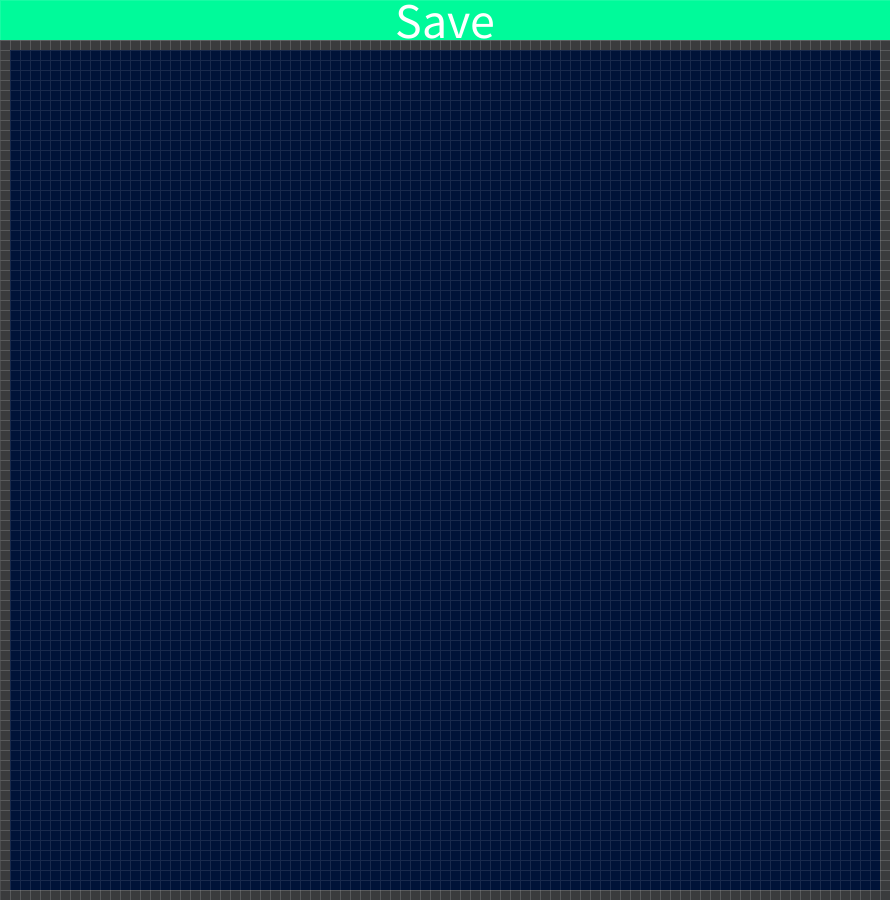
Frame 1 (no input)
Frame 60 (the mouse pressed at the canvas centre just before this capture): identical to frame 1, image omitted
Frame 120 (the mouse held since frame 60 and released just before this capture): identical to frame 1, image omitted

The Processing sketch that drew this single still picture (run headless with seeded random() and noise(); from frame 60 on, the mouse is pressed at the canvas centre):

// Processing sketch: CreateBoard
// ── CreateBoard.pde
//This is the main file for createBoard

//These are all global so I can access them from anywhere. All my classes use these.
//If I wanted to change the board size, I just need to update this one variable.
int numWidth;     //number of tiles horizontally
int numHeight;    //number of tiles vertically
int tileSize;     //size of each tile
int boardWidth;   //the window width
int boardHeight;  //the window Height

JSONArray output;

Board board;

void setup() {
  size(890, 900); //860
  numWidth = 89;
  numHeight = 86;
  tileSize = 10;
  boardWidth = numWidth * tileSize;
  boardHeight = numHeight * tileSize;

  output = new JSONArray();
  board = new Board();
}

//This is the loop that runs the game
void draw() {
  background(51); //draw the background (a gray color you don't see)
  board.show();   //The game board that I draw over the background.

  fill(0, 250, 154);
  rect(0, 0, width, 40);
  fill(255);
  textSize(50);
  text("Save", width / 2 - 50, 38);
}

//This is the even listener for key strokes.
void keyPressed() {
  board.action();
}

//this is just a global function that anything can call
//checks if an x and y variable are within the scope of the board.
boolean inBounds(int x, int y) {
  return (x >= 0 && x < numWidth && y >= 40 && y < numHeight);
}


// The following short JSON file called "data.json" is parsed
// in the code below. It must be in the project's "data" folder.
//
// [
//   {
//     "id": 0,
//     "species": "Capra hircus",
//     "name": "Goat"
//   },
//   {
//     "id": 1,
//     "species": "Panthera pardus",
//     "name": "Leopard"
//   },
//   {
//     "id": 2,
//     "species": "Equus zebra",
//     "name": "Zebra"
//   }
// ]
// JSONArray values;
//
// void setup() {
//
// values = loadJSONArray("data.json");
//
// for (int i = 0; i < values.size(); i++) {
//
//   JSONObject animal = values.getJSONObject(i);
//
//   int id = animal.getInt("id");
//   String species = animal.getString("species");
//   String name = animal.getString("name");
//
//   println(id + ", " + species + ", " + name);
// }
// }

// String[] species = { "Capra hircus", "Panthera pardus", "Equus zebra" };
// String[] names = { "Goat", "Leopard", "Zebra" };
//
// JSONArray values;
//
// void setup() {
//
// values = new JSONArray();
//
// for (int i = 0; i < species.length; i++) {
//
//   JSONObject animal = new JSONObject();
//
//   animal.setInt("id", i);
//   animal.setString("species", species[i]);
//   animal.setString("name", names[i]);
//
//   values.setJSONObject(i, animal);
// }
//
// saveJSONArray(values, "data/new.json");
// }
// ── Board.pde
//This is the board class. It contains the grid of tiles
class Board {
  Tile[][] tiles; //This is a seperate class that actually hold most of the info for that specific tile

  //init the board with the empty tiles
  Board() {
    tiles = new Tile[numHeight][numWidth];
    for (int i = 0; i < numHeight; i++) {
      for (int j = 0; j < numWidth; j++) {
        //You'll notice I pass the j and i variables * tileSize to put the tiles in the correct spaces
        tiles[i][j] = new Tile(j*tileSize, i*tileSize);
      }
    }
  }

  //called from main.
  //this is the driver for the tiles show. That way I don't have to run the for
  //loop in the main draw function.
  void show() {
    for (int i = 0; i < numHeight; i++) {
      for (int j = 0; j < numWidth; j++) {
        tiles[i][j].show(); //draw each tile
      }
    }
  }

  //if someone pushes a key on the keyboard, this is run
  void action() {
    for (int i = 0; i < numHeight; i++) {
      for (int j = 0; j < numWidth; j++) {
        if (tiles[i][j].inTile(mouseY, mouseX)) { //check each tile to see if the mouse is hovering over it.
          //The next part is just seeing which key was actually pressed and then setting that tile appropriately
          if (key == 's') {
            tiles[i][j].resetTile();
            tiles[i][j].smallFood = true;
          } else if (key == 'b') {
            tiles[i][j].resetTile();
            tiles[i][j].bigFood = true;
          } else if (key == 'w') {
            tiles[i][j].resetTile();
            tiles[i][j].wall = true;
          } else if (key == 'p') {
            removePac();
            tiles[i][j].resetTile();
            tiles[i][j].pac = true;
          } else if (keyCode == BACKSPACE) {
            tiles[i][j].resetTile();
          }
        }
      }
    }
  }

  void removePac() {
    for (int i = 0; i < numHeight; i++) {
      for (int j = 0; j < numWidth; j++) {
        tiles[i][j].pac = false;
      }
    }
  }
}

// ── Tile.pde
//This is the tile class
class Tile {
  int x;    //Every tile knows it's x and y location.
  int y;
  boolean bigFood;   // b + mouse creates the big food that allows you to eat ghosts
  boolean smallFood; // s + mouse creates small food that you need to win
  boolean wall;      // w + mouse creaetes a wall
  boolean pac;       // p + mouse displays pacman's location.
  //reset backspace mouse

  //first everything is set off, so no food or walls (other than the border which can be removed with backspace)
  Tile(int x, int y) {
    this.x = x;
    this.y = y + 40;
    bigFood = false;
    smallFood = false;
    wall = (border(this.x, this.y))? true:false;
    pac = false;
  }

  //This is to help create the barrior around the board in the beginning of the game
  boolean border(int x, int y) {
    return (x == 0 || y == 40 || x == (numWidth - 1) * tileSize || y == (numHeight + 3) * tileSize);
  }


  void show() {
    stroke(255, 255, 255, 25); //this sets the color of border around objects I've drawn.
    strokeWeight(1);    //this is the size of the border
    color mycolor = (wall)? color(68, 71, 76, 100): color(0, 19, 56); //I'm setting what color I want to fill the cell depending if it's a wall or not.
    fill(mycolor);  //Fill the rectangle with that color
    rect(x, y, tileSize, tileSize); //draw the rectangle
    //if it's not a wall then I need check to see if food is there, then make a cirlce for the food
    if (!wall) {
      fill(255); //the food is white
      if (smallFood) { //elipse(xpos, ypos, diameterx, diamtery);
        ellipse(x + tileSize / 2, y + tileSize / 2, tileSize / 2, tileSize / 2);
      } else if (bigFood) {
        ellipse(x + tileSize / 2, y + tileSize / 2, tileSize, tileSize);
      }
    } //if pacman is in that tile, draw him <-- this makes sense in the real game. It's kind of just here because I didn't delete it.
    if (pac) {
      fill(230, 20, 147);
      ellipse(x + 18.0/4 + 2, y + 18.0/4 + 1, 18, 18);
    }
  }

  // Checks if some coordinates are in a tile (called with y and x being my mouseX and mouseY)
  boolean inTile(float y, float x) {
    return (x > this.x && x < this.x + tileSize && y > this.y && y < this.y + tileSize);
  }

  //reset a tile if they push backspace
  void resetTile() {
   bigFood = false;
   smallFood = false;
   wall = false;
   pac = false;
  }
}
